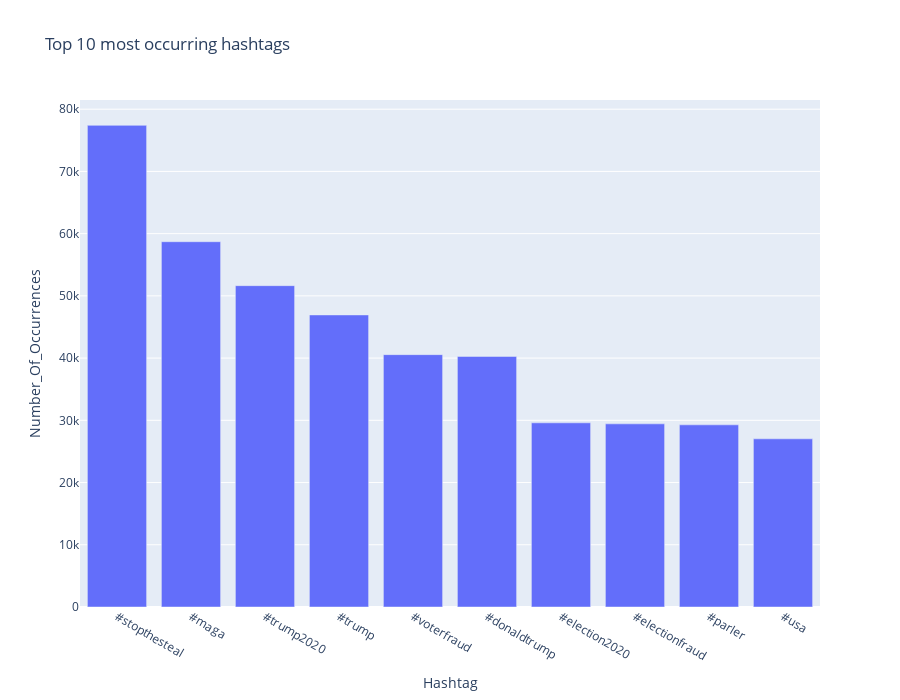

This figure's notebook cell:
### Code cell
# finding top 10 hashtags from the content of the posts
body_col = posts['Body'].fillna('')
hashtag_count = {}
for content in list(body_col):
    content = content.replace("\\n", " ")
    for word in content.split():
        reg_hashtag = "^#[a-zA-Z0-9_]+"
        hashtag = re.findall(reg_hashtag, word)
        for tag in hashtag:
            tag = tag.lower()
            if (tag not in hashtag_count):
                hashtag_count[tag] = 1
            else:
                hashtag_count[tag] += 1
count_df = pd.DataFrame({'Hashtag': list(hashtag_count.keys()), 'Number_Of_Occurrences': list(hashtag_count.values())})
count_df.sort_values(['Number_Of_Occurrences'], inplace = True, ascending = False)
top10_hashtags = count_df.head(n = 10)

# displaying Bar plot and dataframe of the top 10 hashtags
fig = plt.bar(top10_hashtags, x = 'Hashtag',
              y = 'Number_Of_Occurrences',
              title = 'Top 10 most occurring hashtags',
              height = 700)
fig.show()
top10_hashtags.set_index('Hashtag', inplace = True)
top10_hashtags

### Figure 1 — Plotly figure (JSON) as saved in the notebook; plotly's stock layout.template omitted (floating-point values rounded to 4 significant figures)
{"data": [{"alignmentgroup": "True", "hovertemplate": "Hashtag=%{x}<br>Number_Of_Occurrences=%{y}<extra></extra>", "legendgroup": "", "marker": {"color": "#636efa"}, "name": "", "offsetgroup": "", "orientation": "v", "showlegend": false, "textposition": "auto", "type": "bar", "x": ["#stopthesteal", "#maga", "#trump2020", "#trump", "#voterfraud", "#donaldtrump", "#election2020", "#electionfraud", "#parler", "#usa"], "xaxis": "x", "y": [77404, 58705, 51639, 46938, 40556, 40265, 29599, 29434, 29276, 27027], "yaxis": "y"}], "layout": {"barmode": "relative", "height": 700, "legend": {"tracegroupgap": 0}, "title": {"text": "Top 10 most occurring hashtags"}, "xaxis": {"anchor": "y", "domain": [0, 1], "title": {"text": "Hashtag"}}, "yaxis": {"anchor": "x", "domain": [0, 1], "title": {"text": "Number_Of_Occurrences"}}}}
